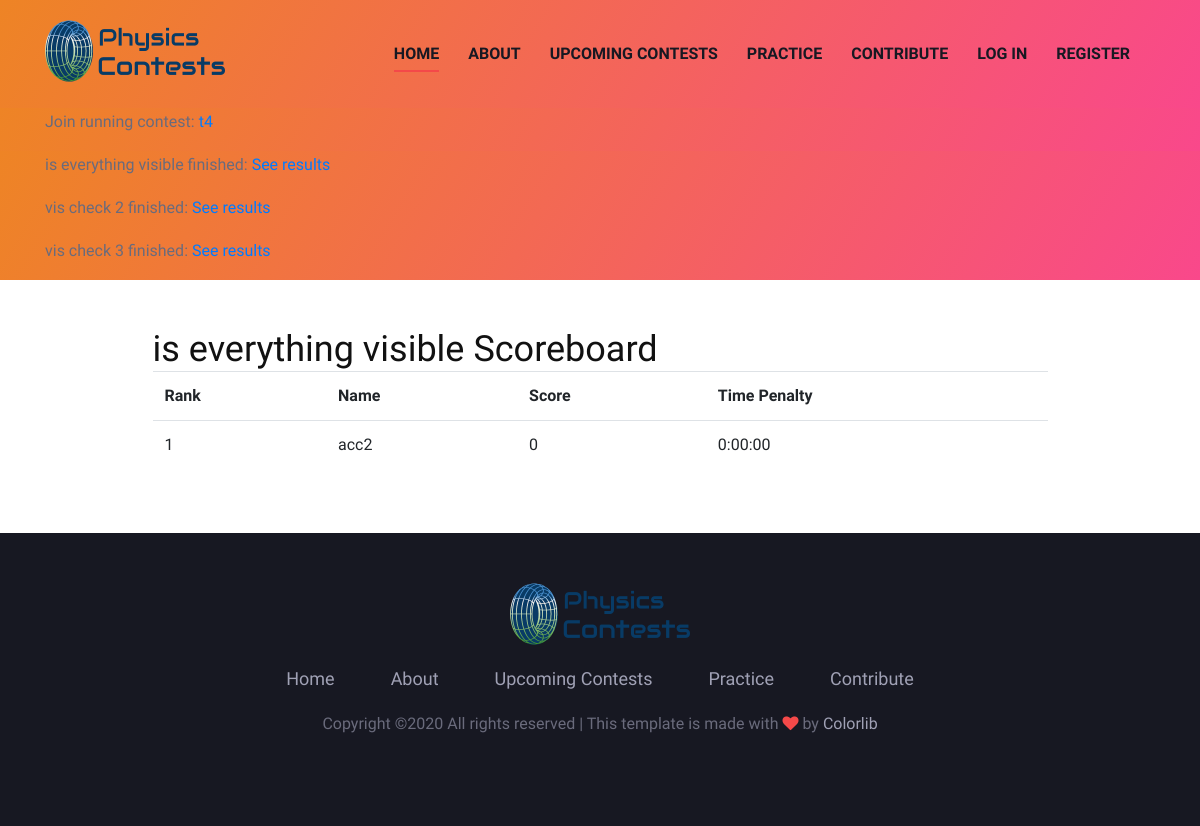
The page /contests/scoreboard/7 on the database its author committed.
### physicscontests/models.py (models this page shows, shortened)
class Contest(db.Model):
	id = db.Column(db.Integer,primary_key=True)
	name = db.Column(db.String(40), unique=True, nullable=False, default=f"Physicscontest #{id}")
	description = db.Column(db.Text)
	start = db.Column(db.DateTime, nullable=False)
	end = db.Column(db.DateTime, nullable=False)
	tasks = db.relationship('Task', backref='contest')
	creator_id = db.Column(db.Integer, db.ForeignKey('user.id'))

class User(UserMixin, db.Model):
	id = db.Column(db.Integer,primary_key=True)
	username = db.Column(db.String(20), unique=True, nullable=False)
	email = db.Column(db.String(120), unique=True, nullable=False)
	image_file = db.Column(db.String(200), nullable=False, default="default.jpg")
	password = db.Column(db.String(60), nullable=False)
	contests_created = db.relationship('Contest', backref='creator')
	created = db.relationship('Task', backref='author')
	solved = db.relationship('Solved_by', back_populates="solved_by_users")
	participated_in = db.relationship('Contest', secondary=participation, backref=db.backref("participants", lazy="dynamic"))
	placements = db.relationship('Contest', secondary=placement, backref=db.backref("standings", lazy="dynamic"))

### physicscontests/routes.py (the view)
@app.route("/contests/scoreboard/<int:contestID>")
def contest_scoreboard(contestID):#inefficient, must be changed if there are many participants in one contest
	contest = Contest.query.filter_by(id=contestID).first()
	task_ids = [task.id for task in contest.tasks]
	scores = []
	all_solves = []
	participants = User.query.filter(User.participated_in.any(Contest.id == contest.id)).all()
	for participant in participants:
		contest_tasks_solved = []
		solves = Solved_by.query.filter_by(solved_by_users=participant).all()
		all_solves.append(solves)
		for i in range(len(solves)):
			task = solves[i].solved
			if task.id in task_ids and solves[i].timestamp < contest.end:
				contest_tasks_solved.append((task,solves[i].timestamp))
		score = 0
		latest_answer = timedelta(0)
		for task,time in contest_tasks_solved:
			score += task.difficulty
			latest_answer = max(latest_answer, time - contest.start)
		scores.append((score, latest_answer, participant.username))
	scores.sort(key=lambda k: (-k[0], k[1]))
	rank = 1
	scoreboard = []
	for i, score_user in enumerate(scores):
		scoreboard.append((rank, score_user[2], score_user[0], score_user[1]))
		rank += 1
	return render_template("scoreboard.html", contest=contest, scoreboard=scoreboard, all_solves=all_solves)

### physicscontests/__init__.py (called while the page is built)
def get_important_announcements():#should only be triggered once if there is something important
	announcements = []
	return announcements

def get_running_contests():
	contests_running = Contest.query.filter(Contest.start <= datetime.utcnow()).filter(Contest.end > datetime.utcnow()).all()
	return contests_running

def get_finished_contests():
	contests_finished = Contest.query.filter(Contest.end <= datetime.utcnow()).filter(Contest.end > datetime.utcnow() - timedelta(hours=1)).all()
	return contests_finished

### physicscontests/models.py (called while the page is built)
	def __repr__(self):
		return f"<Solved_by('{self.user_id}', '{self.task_id}', '{self.timestamp})'>"

### physicscontests/templates/scoreboard.html
{% extends 'base.html' %}
{% block body %}
<div class="container mt-5 mb-5">
	<div class="col-lg-10 center-form">
		<h2>{{ contest.name }} Scoreboard</h2>
		<table class="table">
			<tr>
				<th scope="col">Rank</th>
				<th scope="col">Name</th>
				<th scope="col">Score</th>
				<th scope="col">Time Penalty</th>
			</tr>
			{% for row in scoreboard %}
				<tr>
					<td>{{ row[0] }}</td>
					<td>{{ row[1] }}</td>
					<td>{{ row[2] }}</td>
					<td>{{ row[3] }}</td>
				</tr>
			{% endfor %}
		</table>
	</div>
</div>
{% endblock %}

### physicscontests/templates/base.html (shortened to what this page needs)
<!DOCTYPE html>
<html lang="zxx">
<head>
    <link rel="stylesheet" href="{{ url_for('static', filename='css/bootstrap.min.css') }}" type="text/css">
    <link rel="stylesheet" href="{{ url_for('static', filename='css/font-awesome.min.css') }}" type="text/css">
    <link rel="stylesheet" href="{{ url_for('static', filename='css/elegant-icons.css') }}" type="text/css">
    <link rel="stylesheet" href="{{ url_for('static', filename='css/owl.carousel.min.css') }}" type="text/css">
    <link rel="stylesheet" href="{{ url_for('static', filename='css/magnific-popup.css') }}" type="text/css">
    <link rel="stylesheet" href="{{ url_for('static', filename='css/slicknav.min.css') }}" type="text/css">
    <link rel="stylesheet" href="{{ url_for('static', filename='css/style.css') }}" type="text/css">
</head>
<body>
    <header class="header-section bg-gradient">
        <div class="container">
            <div class="logo">
                <a href="{{ url_for('home') }}">
                    <img src="{{ url_for('static', filename='new_img/logo1.png') }}" alt="">
                </a>
            </div>
            <div class="nav-menu">
                <nav class="mainmenu mobile-menu">
                    <ul>
                        <li class="active"><a href="{{ url_for('home') }}">Home</a></li>
                        <li><a href="{{ url_for('about') }}">About</a></li>
                        <li><a href="{{ url_for('upcoming_contests') }}">Upcoming Contests</a></li>
                        <li><a href="{{ url_for('practice') }}">Practice</a>
                        </li>
                        {% if current_user.is_authenticated %}
                            <li><a href="{{ url_for('contribute') }}">Contribute</a>
                                <ul class="dropdown">
                                    <li><a href="{{ url_for('create_task') }}">Create Task</a></li>
                                    <li><a href="{{ url_for('create_contest') }}">Create Contest</a></li>
                                </ul>
                            </li>
                            <li><a href="{{ url_for('account') }}">Account</a></li>
                            <li><a href="{{ url_for('logout') }}">Log out</a></li>
                        {% else %}
                            <li><a href="{{ url_for('contribute') }}">Contribute</a></li>
                            <li><a href="{{ url_for('login') }}">Log In</a></li>
                            <li><a href="{{ url_for('register') }}">Register</a></li>
                        {% endif %}
                    </ul>
                </nav>
            </div>
        </div>
    </header>
    {% with running_cs = get_running_contests() %}
        {% if running_cs %}
            <header class="header-section bg-gradient">
                <div class="container">
                    {% for contest in running_cs %}
                        <div class="row center-form"><p>Join running contest: <a href="{{ url_for('view_contest', contestID=contest.id) }}">{{ contest.name }}</a></p></div>
                    {% endfor %}
                </div>
            </header>
        {% endif %}
    {% endwith %}
    {% with finished_cs = get_finished_contests() %}
        {% if finished_cs %}
            <header class="header-section bg-gradient">
                <div class="container">
                    {% for contest in finished_cs %}
                        <div class="row center-form"><p>{{ contest.name }} finished: <a href="{{ url_for('contest_scoreboard', contestID=contest.id) }}">See results</a></p></div>
                    {% endfor %}
                </div>
            </header>
        {% endif %}
    {% endwith %}
    {% block body %}{% endblock %}
    <footer class="footer-section">
        <div class="container">
            <div class="row">
                <div class="col-lg-12">
                    <div class="footer-text">
                        <div class="ft-logo">
                            <a href="#" class="footer-logo"><img src="{{ url_for('static', filename='new_img/logo1.png') }}" alt=""></a>
                        </div>
                        <ul>
                            <li><a href="{{ url_for('home') }}">Home</a></li>
                            <li><a href="{{ url_for('about') }}">About</a></li>
                            <li><a href="{{ url_for('upcoming_contests') }}">Upcoming Contests</a></li>
                            <li><a href="{{ url_for('practice') }}">Practice</a></li>
                            <li><a href="{{ url_for('contribute') }}">Contribute</a></li>
                        </ul>
                        <div class="copyright-text"><p>
  Copyright &copy;<script>document.write(new Date().getFullYear());</script> All rights reserved | This template is made with <i class="fa fa-heart" aria-hidden="true"></i> by <a href="https://colorlib.com" target="_blank">Colorlib</a>
  </p></div>
                    </div>
                </div>
            </div>
        </div>
    </footer>
</body>
</html>

### physicscontests/static/css/style.css (style rules this page uses)
.center-form { margin-left: auto; margin-right: auto; }
html, body { height:100%; margin:0; }
body { display:flex; flex-direction:column; }
footer { margin-top:auto; }
html, body { height: 100%; font-family: "Work Sans", sans-serif; -webkit-font-smoothing: antialiased; font-smoothing: antialiased; }
h1, h2, h3, h4, h5, h6 { margin: 0; color: #111111; font-weight: 400; font-family: "Work Sans", sans-serif; }
h2 { font-size: 36px; }
p { font-size: 16px; font-family: "Work Sans", sans-serif; color: #6a6b7c; font-weight: 400; line-height: 28px; margin: 0 0 15px 0; }
img { max-width: 100%; }
ul, ol { padding: 0; margin: 0; }
.bg-gradient, .bd-text .bd-tag-share .s-share a:hover, .bh-text .play-btn, .schedule-table-tab .nav-tabs .nav-item .nav-link.active, .newslatter-inner .ni-form button, .latest-item .li-tag, .price-item .price-btn:hover, .price-item .pi-price, .price-item .tr-tag, .schedule-tab .nav-tabs .nav-item .nav-link.active, .site-btn { background-image: -o-linear-gradient(330deg, #ee8425 0%, #f9488b 100%), -o-linear-gradient(330deg, #ee8425 0%, #f9488b 100%); background-image: linear-gradient(120deg, #ee8425 0%, #f9488b 100%), linear-gradient(120deg, #ee8425 0%, #f9488b 100%); }
.header-section { display: -webkit-box; display: -ms-flexbox; display: flex; }
.logo { float: left; padding-top: 20px; padding-bottom: 20px; }
.logo a { display: inline-block; }
.nav-menu { float: right; }
.nav-menu .mainmenu { display: inline-block; }
.nav-menu .mainmenu ul li { display: inline-block; list-style: none; margin-right: 40px; position: relative; }
.nav-menu .mainmenu ul li.active a:after { opacity: 1; }
.nav-menu .mainmenu ul li a { font-size: 16px; color: #171822; text-transform: uppercase; font-weight: 600; padding: 42px 0; position: relative; display: inline-block; }
.nav-menu .mainmenu ul li a:after { position: absolute; left: 0; bottom: 36px; height: 2px; width: 100%; background: #F44949; content: ""; opacity: 0; -webkit-transition: all 0.3s; -o-transition: all 0.3s; transition: all 0.3s; }
.footer-section { background: #171822; padding-top: 50px; padding-bottom: 60px; }
.footer-text { text-align: center; }
.footer-text .ft-logo { margin-bottom: 20px; }
.footer-text .ft-logo a { display: inline-block; }
.footer-text ul { margin-bottom: 18px; }
.footer-text ul li { list-style: none; display: inline-block; margin-right: 52px; }
.footer-text ul li:last-child { margin-right: 0; }
.footer-text ul li a { font-size: 18px; color: #a0a1b5; display: inline-block; -webkit-transition: all 0.3s; -o-transition: all 0.3s; transition: all 0.3s; }
.footer-text .copyright-text { font-size: 14px; color: #a0a1b5; margin-bottom: 28px; }
.footer-text .copyright-text i { color: #f44949; }
.footer-text .copyright-text a { color: #a0a1b5; }
@media only screen and (min-width: 992px) and (max-width: 1299px) { .nav-menu .mainmenu ul li { margin-right: 25px; } }

### rows shown on the page
Contest: name "t4"
Contest: name "is everything visible"
Contest: name "vis check 2"
Contest: name "vis check 3"
User: row "1", username "acc2", row "0", row "0:00:00"
